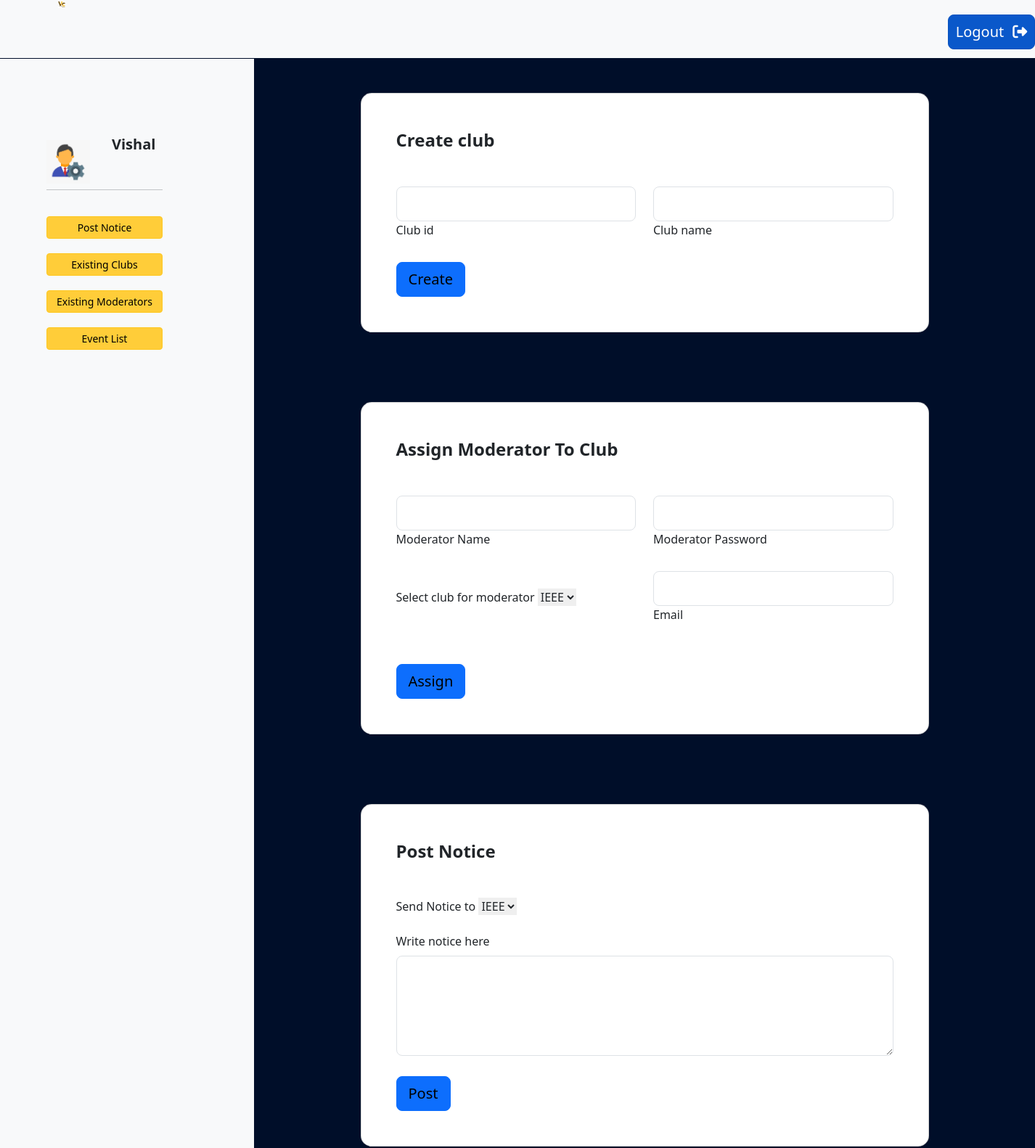
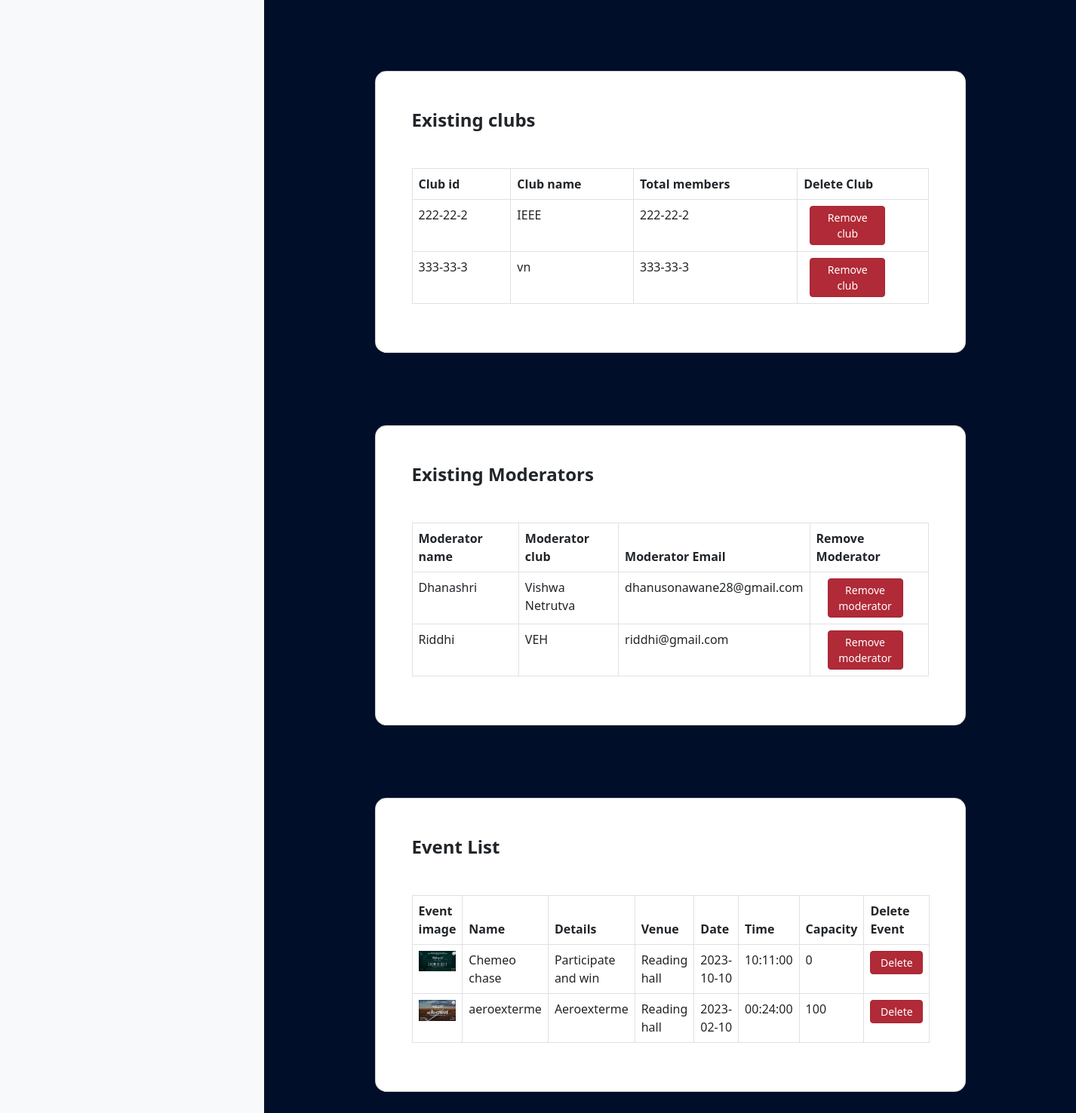
Page /admin.php?username_admin=Vishal (signed in) on the committed database (2 pictures, top to bottom).
### tables this page shows
CREATE TABLE `clubs` (
  `club_id` varchar(225) NOT NULL,
  `club_name` varchar(225) NOT NULL
);

CREATE TABLE `moderator_info` (
  `moderator_name` varchar(225) NOT NULL,
  `moderator_pass` varchar(225) NOT NULL,
  `club` varchar(225) NOT NULL,
  `email` varchar(225) NOT NULL
);

CREATE TABLE `event_details` (
  `Event_name` varchar(225) NOT NULL,
  `Event_details` varchar(225) NOT NULL,
  `Capacity` int(100) NOT NULL,
  `Venue` varchar(225) NOT NULL,
  `Time` time NOT NULL,
  `Date` date NOT NULL,
  `Avatar` varchar(225) NOT NULL
);

### admin.php (the view, shortened to what this page needs)
<?php
      include('connection.php');
      $username_admin = $_COOKIE['TestCookie1'];
?>
<!DOCTYPE html>
<html lang="en">
<head>
	<link href="https://cdn.jsdelivr.net/npm/bootstrap@5.3.0-alpha1/dist/css/bootstrap.min.css" rel="stylesheet">
	<link rel="stylesheet" href="home.css">
  <script src="https://cdn.tailwindcss.com"></script>
</head>
<body style="background-color:rgb(0,14,41)">
<nav class="navbar navbar-expand-lg navbar-light bg-light h-20 ">
<div class="ml-20 mt-4">
<div class="d-flex justify-content-between">
    <a class="navbar-brand" href="#">
        <img src="images/logo.jpg" height="80px" width="80px" />
    </a>
    <div class="mt-4 inner-div" style="margin-left:1200px">
        <form method="POST" action="#">
            <button class="btn btn-lg btn-primary active p-2" style="width:120px" name="logout" type="submit">Logout<i class="fa-solid fa-right-from-bracket ml-3" style="color: #ffffff;"></i></button>
        </form>
    </div>
</div>
</nav>
<div class="flex">
<div>
<nav class ="navbar bg-light align-text-top" style="width:350px;height:3500px;margin-top:1px">
  <ul class ="nav navbar-nav text-xl mx-16"  style="margin-top:-3000px">
   <li class ="nav-item">
     <a class ="nav-link" href="#">
        <?php
            $sql = "select * from admininfo where Username_Admin='".$username_admin."'";
            $result = mysqli_query($con,$sql);
            $row = mysqli_fetch_array($result);
        ?>
          <div class="flex">
            <a class ="nav-link" href="#"> <img src="images/admin.jpg" height="60px" width="60px"></img> </a>
              <div>
                <strong style="margin-left:30px;margin-top:100px"><?php echo $row['Username_Admin'];?></strong>
              </div>
            </div>
          <hr>
      </a>
    </li>
    <br>
     <a class ="nav-link" href="#postnotice_section"><button class="btn btn-warning btn-sm mb-1 active btn-block" style="width:160px" name="">Post Notice</button></a>
     <a class ="nav-link" href="#existingclubs"><button class="btn btn-warning btn-sm mb-1 active btn-block" style="width:160px" name="">Existing Clubs</button></a>
     <a class ="nav-link" href="#existingmoderators"><button class="btn btn-warning btn-sm mb-1 active btn-block" style="width:160px" name="">Existing Moderators</button></a>
     <a class ="nav-link" href="#Eventlist"><button class="btn btn-warning btn-sm mb-1 active btn-block" style="width:160px" name="">Event List</button></a>
  </ul>
</nav>
</div>
<div>
  <div>
<section class="vh-50 position-relative">
  <div class="container py-5 h-50">
    <div class="row justify-content-center align-items-center h-100">
      <div class="col-12 col-lg-9 col-xl-9">
        <div class="card shadow-2-strong card-registration" style="border-radius: 15px;">
          <div class="card-body p-4 p-md-5">
            <h3 class="mb-2 pb-2 pb-md-0 mb-md-5 text-2xl font-bold">Create club</h3>
            <form action="<?php echo $_SERVER['PHP_SELF']; ?>" method="post" enctype="multipart/form-data">
              <div class="row">
                <div class="col-md-6 mb-3">
                  <div class="form-outline">
                    <input type="text" id="clubid" class="form-control form-control-lg" name="club_id" />
                    <label class="form-label" for="clubid">Club id</label>
                  </div>
                </div>
              <div class="col-md-6 mb-3 ">
                <div class="form-outline datepicker w-100">
                <input type="text" class="form-control form-control-lg" id="clubname" name="club_name"/>
                <label for="clubname" class="form-label">Club name</label>
                </div>
                </div>
              </div>
              <div class="mt-2 pt-0">
                <input class="btn btn-primary btn-lg" style="color:black" type="submit" value="Create" name="club_submit"/>
              </div>
              </div>
          </div>
        </div>
      </div>
    </div>
  </div>
<section class="vh-50 position-relative">
  <div class="container py-5 h-100">
    <div class="row justify-content-center align-items-center h-100">
      <div class="col-12 col-lg-9 col-xl-9">
        <div class="card shadow-2-strong card-registration" style="border-radius: 15px;">
          <div class="card-body p-4 p-md-5">
            <h3 class="mb-4 pb-2 pb-md-0 mb-md-5 text-2xl font-bold">Assign Moderator To Club</h3>
            <form action="<?php echo $_SERVER['PHP_SELF']; ?>" method="post" enctype="multipart/form-data">
              <div class="row">
                 <div class="col-md-6 mb-4">
                  <div class="form-outline">
                    <input type="text" id="moderator_name" class="form-control form-control-lg" name="moderator_name" />
                    <label class="form-label" for="moderator_name">Moderator Name</label>
                  </div>
                 </div>
                 <div class="col-md-6 mb-4">
				    <div class="form-outline">
                    <input type="password" id="moderator_pass" class="form-control form-control-lg" name="moderator_pass"/>
                    <label class="form-label" for="moderator_pass">Moderator Password </label>
                     </div>
                 </div>
              </div>
              <div class="row">
                <div class="col-md-6 mb-4 d-flex align-items-center">
                  <div class="form-outline datepicker w-100">
                        <label for="club">Select club for moderator</label>
                        <select name="club_name" id="club">
                              <?php
                                  $sql = "select club_name from clubs";
                                  $result = mysqli_query($con,$sql);
                                  while($rows=mysqli_fetch_array($result))
                                  {
                              ?>
                                <option name="club_name" value="<?php echo isset($rows['club_name']) ? $rows['club_name'] : ''; ?>"><?php echo $rows['club_name']?>
                                  </option>
                              <?php
                                  }
                              ?>
                        </select>
                  </div>
                </div>
                 <div class="col-md-6 mb-4">
			        	<div class="form-outline datepicker w-100">
                    <input type="email" class="form-control form-control-lg" id="emai" name="email"/>
                    <label for="email" class="email">Email</label>
                  </div>
                </div>
              </div>
              <div class="mt-4 pt-2">
                <input class="btn btn-primary btn-lg" style="color:black" type="submit" value="Assign" name="assign_moderator"/>
              </div>
            </form>
          </div>
        </div>
      </div>
    </div>
  </div>
</section>
<section class="vh-50 position-relative" id="postnotice_section">
  <div class="container py-5 h-50">
    <div class="row justify-content-center align-items-center h-50">
      <div class="col-12 col-lg-5 col-xl-9">
        <div class="card shadow-2-strong card-registration" style="border-radius: 15px;">
          <div class="card-body p-2 p-md-5">
            <h3 class="mb-1 pb-1 pb-md-0 mb-md-5  text-2xl font-bold">Post Notice</h3>
            <form action="<?php echo $_SERVER['PHP_SELF']; ?>" method="post">
              <div class="row">
                <div class="col-md-6 mb-4 d-flex align-items-center">
                  <div class="form-outline datepicker w-100">
                    <label for="club">Send Notice to </label>
                       <select name="club_name" id="club">
                         <?php
                            $sql = "select club_name from clubs";
                            $result = mysqli_query($con,$sql);
                            while($rows=mysqli_fetch_array($result))
                            {
                          ?>
                            <option name="club_name" value="<?php echo isset($rows['club_name']) ? $rows['club_name'] : ''; ?>"><?php echo $rows['club_name']?>
                            </option>
                          <?php
                              }
                          ?>
                        </select>
                    </div>
                  </div>
              </div>
              <div class="row">
			           <div class="form-outline" >
				           <label for="notice" class="form-label">Write notice here</label>
                    <textarea type="text" rows="4" id="notice" name="notice" class="form-control form-control-lg"></textarea>
                  </div>
              </div>
              <div class="mt-4 pt-1">
                <input type="submit" style="color:black" name="postnotice" value="Post" class="btn btn-block btn-primary btn-lg">
              </div>
            </form>
          </div>
        </div>
      </div>
    </div>
  </div>
</section>
<section class="vh-50" id="existingclubs">
  <div class="container py-5 h-50">
    <div class="row justify-content-center align-items-center h-50">
      <div class="col-12 col-lg-5 col-xl-9">
        <div class="card shadow-2-strong card-registration" style="border-radius: 15px">
          <div class="card-body p-2 p-md-5">
            <h3 class="mb-1 pb-1 pb-md-0 mb-md-5  text-2xl font-bold">Existing clubs</h3>
            <table class="table table-bordered">
              <thead class="thead-light">
                <tr>
                  <th scope="col">Club id</th>
                  <th scope="col">Club name</th>
                  <th scope="col">Total members</th>
                  <th scope="col">Delete Club</th>
                </tr>
              </thead>
              <tbody>
            <?php
                $query = "select * from clubs";
                $result = mysqli_query($con,$query);
                while($rows=mysqli_fetch_assoc($result))
                {
             ?>
            <tr>
                <td><?php echo $rows['club_id']?></td>
                <td><?php echo $rows['club_name']?></td>
                <td><?php echo $rows['club_id']?></td>
                <td>
                    <div align="center">
                        <form method="POST" action="delete_club.php">
                              <button class="btn btn-sm btn-danger active delete-club" style="width:100px;margin-left:-40px;"   type="submit">Remove club
                              </button>
                        </form>
                    </div>
                </td>
            </tr>
        <?php
            }
        ?>
              </tbody>
            </table>
          </div>
        </div>
      </div>
    </div>
  </div>
</section>
<section class="vh-50" id="existingmoderators">
  <div class="container py-5 h-50">
    <div class="row justify-content-center align-items-center h-50">
      <div class="col-12 col-lg-5 col-xl-9">
        <div class="card shadow-2-strong card-registration" style="border-radius: 15px;">
          <div class="card-body p-2 p-md-5">
            <h3 class="mb-1 pb-1 pb-md-0 mb-md-5  text-2xl font-bold">Existing Moderators</h3>
            <table class="table table-bordered">
              <thead class="thead-light">
                <tr>
                  <th scope="col">Moderator name</th>
                  <th scope="col">Moderator club</th>
                  <th scope="col">Moderator Email</th>
                  <th scope="col">Remove Moderator</th>
                </tr>
              </thead>
              <tbody>
            <?php
                $query = "select * from moderator_info";
                $result = mysqli_query($con,$query);
                while($rows=mysqli_fetch_assoc($result))
                {
             ?>
            <tr>
                <td><?php echo $rows['moderator_name']?></td>
                <td><?php echo $rows['club']?></td>
                <td><?php echo $rows['email']?></td>
                <td>
                    <div align="center">
                        <form method="POST" action="delete_moderator.php">
                              <button class="btn btn-sm btn-danger active delete_moderator" style="width:100px;margin-left:-10px;"   type="submit">Remove moderator
                              </button>
                        </form>
                    </div>
                </td>
            </tr>
        <?php
            }
        ?>
              </tbody>
            </table>
          </div>
        </div>
      </div>
    </div>
  </div>
</section>
<section class="vh-50" id="Eventlist">
  <div class="container py-5 h-50">
    <div class="row justify-content-center align-items-center h-50">
      <div class="col-12 col-lg-5 col-xl-9">
        <div class="card shadow-2-strong card-registration" style="border-radius: 15px;">
          <div class="card-body p-2 p-md-5">
            <h3 class="mb-1 pb-1 pb-md-0 mb-md-5  text-2xl font-bold">Event List</h3>
            <table class="table table-bordered">
              <thead class="thead-light">
                <tr>
                  <th scope="col">Event image</th>
                  <th scope="col">Name</th>
                  <th scope="col">Details</th>
                  <th scope="col">Venue</th>
                  <th scope="col">Date</th>
                  <th scope="col">Time</th>
                  <th scope="col">Capacity</th>
                  <th scope="col">Delete Event</th>
                </tr>
              </thead>
              <tbody>
              <?php
                $query = "select * from event_details";
                $result = mysqli_query($con,$query);
                while($rows=mysqli_fetch_assoc($result))
                {
                ?>
                <tr>
                    <td><?php echo '<img src="'.$rows['Avatar'].'" alt="My Image">'; ?></td>
                    <td><?php echo $rows['Event_name']?></td>
                    <td><?php echo $rows['Event_details']?></td>
                    <td><?php echo $rows['Venue']?></td>
                    <td><?php echo $rows['Date']?></td>
                    <td><?php echo $rows['Time']?></td>
                    <td><?php echo $rows['Capacity']?></td>
                    <td>
                        <div align="center">
                            <form method="POST" action="delete_event.php">
                                <button class="btn btn-sm btn-danger active delete_moderator" style="width:70px;"   type="submit">Delete
                              </button>
                            </form>
                        </div>
                    </td>
                </tr>
                <?php
                }
                ?>
              </tbody>
            </table>
          </div>
        </div>
      </div>
    </div>
  </div>
</section>
              </div>
</div>
</body>
</html>

### rows in the picture
clubs: club_id "222-22-2", club_name "IEEE"
clubs: club_id "333-33-3", club_name "vn"
moderator_info: moderator_name "Dhanashri", club "Vishwa Netrutva", email "dhanusonawane28@gmail.com"
moderator_info: moderator_name "Riddhi", club "VEH", email "riddhi@gmail.com"
event_details: Avatar (picture), Event_name "Chemeo chase", Event_details "Participate and win", Venue "Reading hall", Date "2023-10-10", Time "10:11:00", Capacity "0"
event_details: Avatar (picture), Event_name "aeroexterme", Event_details "Aeroexterme", Venue "Reading hall", Date "2023-02-10", Time "00:24:00", Capacity "100"

### other values in the picture
$row['Username_Admin'] "Vishal"
form field club_name "IEEE"
